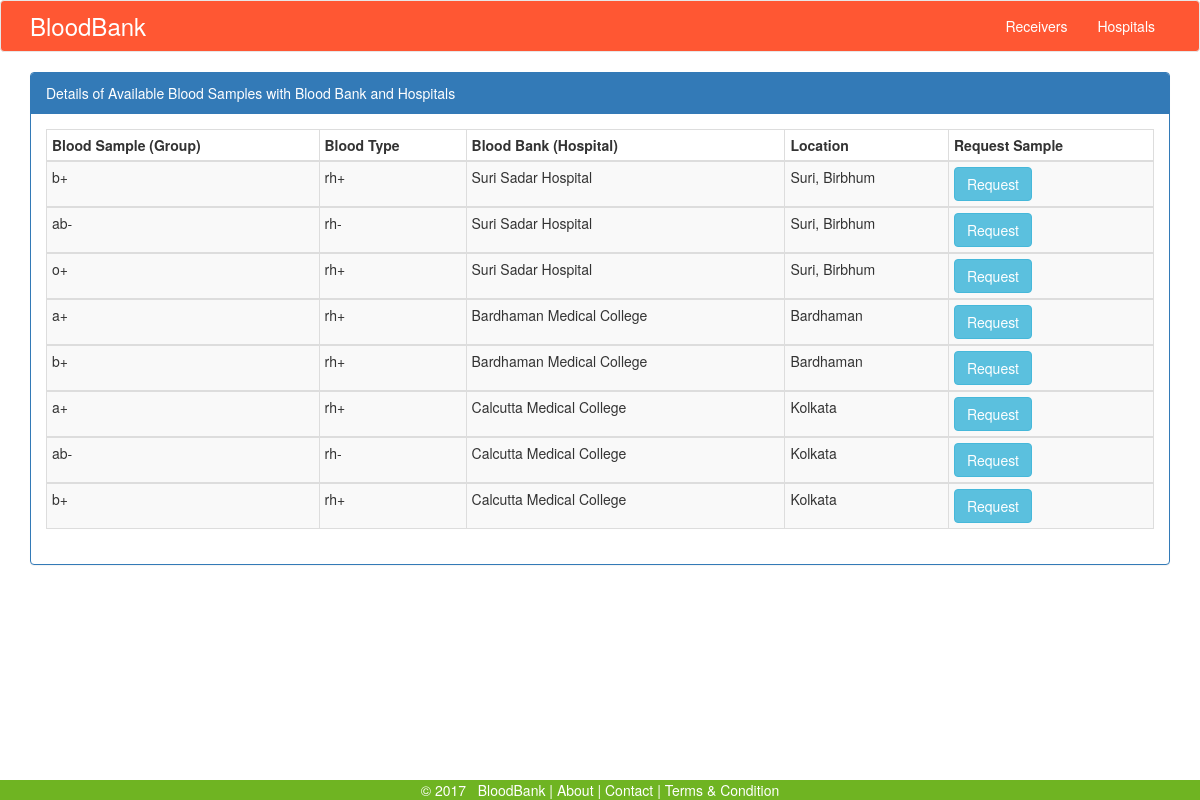
The page / on the database its author committed.
### tables this page shows
CREATE TABLE `addblood` (
  `abid` int(11) NOT NULL,
  `bgroup` varchar(100) NOT NULL,
  `btype` varchar(100) NOT NULL,
  `bhname` varchar(100) NOT NULL,
  `bhloc` varchar(100) NOT NULL,
  `hid` int(100) NOT NULL
);

### index.php (the view, shortened to what this page needs)
<?php include 'head.php' ;
include 'connection.php' ;
?>
<body onload="ld()">
<nav class="navbar navbar-default" style="background:#FF5733;">
  <div class="container">
    <div class="navbar-header">
      <a class="navbar-brand" href=""><font color="White" size="+2">BloodBank</a></font>
    </div>
    <div class="collapse navbar-collapse" id="bs-example-navbar-collapse-1">
      <ul class="nav navbar-nav navbar-right">
        <li><a href="" data-toggle="modal" data-target="#hospitalModal"><font color="White">Hospitals</a></font></li>
      </ul>
      <ul class="nav navbar-nav navbar-right">
        <li><a href="" data-toggle="modal" data-target="#receiverModal"><font color="White">Receivers</a></font></li>
      </ul>
    </div>
  </div>
</nav>
	<div class="container">
		<div class="panel panel-primary">
			<div class="panel-heading">
				Details of Available Blood Samples with Blood Bank and Hospitals
			</div>
			<div class="panel-body">
				<div class="table-responsive">
					<table class="table table-condensed table-striped table-bordered table-hover">
						<thead>
							<th>Blood Sample (Group)</th>
							<th>Blood Type</th>
							<th>Blood Bank (Hospital)</th>
							<th>Location</th>
							<th>Request Sample</th>
						</thead>
					<?php
				$sql = "SELECT * FROM addblood ";
				$res = mysqli_query($conn, $sql) or die("Error: ".mysqli_error($conn));
					while($row=mysqli_fetch_array($res))
						{
							?>
						<tbody>
							<td><?php echo $row['bgroup'] ;?></td>
							<td><?php echo $row['btype'] ;?></td>
							<td><?php echo $row['bhname'] ;?></td>
							<td><?php echo $row['bhloc'] ;?></td>
							<td><a href="#requestModal" class="btn btn-info" data-toggle="modal" title="You have to Sign In first">Request</a></td>
						</tbody>
						<?php } ?>
					</table>
				</div>
			</div>
		</div>
	<div
	</div>
<br><br><br><br>
	<?php include 'footer.php'; ?>
</body>
</html>

### head.php (shortened to what this page needs)
<!DOCTYPE html>
<html xmlns="http://www.w3.org/1999/xhtml">
<head>
<link rel="stylesheet" href="https://maxcdn.bootstrapcdn.com/bootstrap/3.3.7/css/bootstrap.min.css">
</head>

### footer.php
<div class="footer" id="fbar">
	<center>
	  <span id="fsr">
		<font color="white">&copy 2017 &nbsp; BloodBank |</font></a>
	  </span>
	  <span >
		<a  href=""><font color="white">About</font></a> |
		<a  href=""><font color="white">Contact</font></a> |
		<a  href=""><font color="white">Terms &amp Condition</font></a>
	  </span>
	</center>
</div>

### head.php (style rules this page uses)
.footer { position: fixed; left: 0; bottom: 0; width: 100%; background-color: #6FB422; color: white; text-align: center; }

### rows shown on the page
addblood: bgroup "b+", btype "rh+", bhname "Suri Sadar Hospital", bhloc "Suri, Birbhum"
addblood: bgroup "ab-", btype "rh-", bhname "Suri Sadar Hospital", bhloc "Suri, Birbhum"
addblood: bgroup "o+", btype "rh+", bhname "Suri Sadar Hospital", bhloc "Suri, Birbhum"
addblood: bgroup "a+", btype "rh+", bhname "Bardhaman Medical College", bhloc "Bardhaman"
addblood: bgroup "b+", btype "rh+", bhname "Bardhaman Medical College", bhloc "Bardhaman"
addblood: bgroup "a+", btype "rh+", bhname "Calcutta Medical College", bhloc "Kolkata"
addblood: bgroup "ab-", btype "rh-", bhname "Calcutta Medical College", bhloc "Kolkata"
addblood: bgroup "b+", btype "rh+", bhname "Calcutta Medical College", bhloc "Kolkata"
